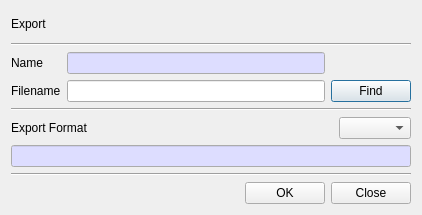
<?xml version="1.0" encoding="UTF-8"?>
<ui version="4.0">
 <class>ExportDlg</class>
 <widget class="QDialog" name="ExportDlg">
  <property name="geometry">
   <rect>
    <x>0</x>
    <y>0</y>
    <width>420</width>
    <height>215</height>
   </rect>
  </property>
  <property name="windowTitle">
   <string>Export Window</string>
  </property>
  <layout class="QVBoxLayout" name="verticalLayout">
   <item>
    <layout class="QGridLayout" name="gridLayout">
     <item row="0" column="0">
      <widget class="QLabel" name="mTitleLabel">
       <property name="text">
        <string>Export</string>
       </property>
      </widget>
     </item>
    </layout>
   </item>
   <item>
    <widget class="Line" name="line">
     <property name="orientation">
      <enum>Qt::Horizontal</enum>
     </property>
    </widget>
   </item>
   <item>
    <layout class="QGridLayout" name="gridLayout_3">
     <item row="1" column="0">
      <widget class="QLabel" name="label_3">
       <property name="text">
        <string>Filename</string>
       </property>
      </widget>
     </item>
     <item row="0" column="1">
      <widget class="QLineEdit" name="mNameText">
       <property name="palette">
        <palette>
         <active>
          <colorrole role="Base">
           <brush brushstyle="SolidPattern">
            <color alpha="255">
             <red>221</red>
             <green>221</green>
             <blue>255</blue>
            </color>
           </brush>
          </colorrole>
         </active>
         <inactive>
          <colorrole role="Base">
           <brush brushstyle="SolidPattern">
            <color alpha="255">
             <red>221</red>
             <green>221</green>
             <blue>255</blue>
            </color>
           </brush>
          </colorrole>
         </inactive>
         <disabled/>
        </palette>
       </property>
       <property name="readOnly">
        <bool>true</bool>
       </property>
      </widget>
     </item>
     <item row="0" column="0">
      <widget class="QLabel" name="label_2">
       <property name="text">
        <string>Name</string>
       </property>
      </widget>
     </item>
     <item row="1" column="1">
      <widget class="QLineEdit" name="mFilenameText"/>
     </item>
     <item row="1" column="2">
      <widget class="QPushButton" name="mFindFilenameBtn">
       <property name="text">
        <string>Find</string>
       </property>
      </widget>
     </item>
    </layout>
   </item>
   <item>
    <widget class="Line" name="line_3">
     <property name="orientation">
      <enum>Qt::Horizontal</enum>
     </property>
    </widget>
   </item>
   <item>
    <layout class="QGridLayout" name="gridLayout_4">
     <item row="0" column="0">
      <widget class="QLabel" name="label_4">
       <property name="text">
        <string>Export Format</string>
       </property>
      </widget>
     </item>
     <item row="0" column="2">
      <widget class="QComboBox" name="mFormatCombo"/>
     </item>
     <item row="0" column="1">
      <spacer name="horizontalSpacer_2">
       <property name="orientation">
        <enum>Qt::Horizontal</enum>
       </property>
       <property name="sizeHint" stdset="0">
        <size>
         <width>40</width>
         <height>20</height>
        </size>
       </property>
      </spacer>
     </item>
    </layout>
   </item>
   <item>
    <layout class="QGridLayout" name="gridLayout_5">
     <item row="0" column="0">
      <widget class="QLineEdit" name="mFormatInfoText">
       <property name="minimumSize">
        <size>
         <width>400</width>
         <height>0</height>
        </size>
       </property>
       <property name="palette">
        <palette>
         <active>
          <colorrole role="Base">
           <brush brushstyle="SolidPattern">
            <color alpha="255">
             <red>221</red>
             <green>221</green>
             <blue>255</blue>
            </color>
           </brush>
          </colorrole>
         </active>
         <inactive>
          <colorrole role="Base">
           <brush brushstyle="SolidPattern">
            <color alpha="255">
             <red>221</red>
             <green>221</green>
             <blue>255</blue>
            </color>
           </brush>
          </colorrole>
         </inactive>
         <disabled/>
        </palette>
       </property>
       <property name="readOnly">
        <bool>true</bool>
       </property>
      </widget>
     </item>
    </layout>
   </item>
   <item>
    <widget class="Line" name="line_2">
     <property name="orientation">
      <enum>Qt::Horizontal</enum>
     </property>
    </widget>
   </item>
   <item>
    <layout class="QGridLayout" name="gridLayout_2">
     <item row="0" column="2">
      <widget class="QPushButton" name="mCloseBtn">
       <property name="text">
        <string>Close</string>
       </property>
      </widget>
     </item>
     <item row="0" column="1">
      <widget class="QPushButton" name="mOKBtn">
       <property name="text">
        <string>OK</string>
       </property>
      </widget>
     </item>
     <item row="0" column="0">
      <spacer name="horizontalSpacer">
       <property name="orientation">
        <enum>Qt::Horizontal</enum>
       </property>
       <property name="sizeHint" stdset="0">
        <size>
         <width>40</width>
         <height>20</height>
        </size>
       </property>
      </spacer>
     </item>
    </layout>
   </item>
  </layout>
 </widget>
 <resources/>
 <connections/>
</ui>
